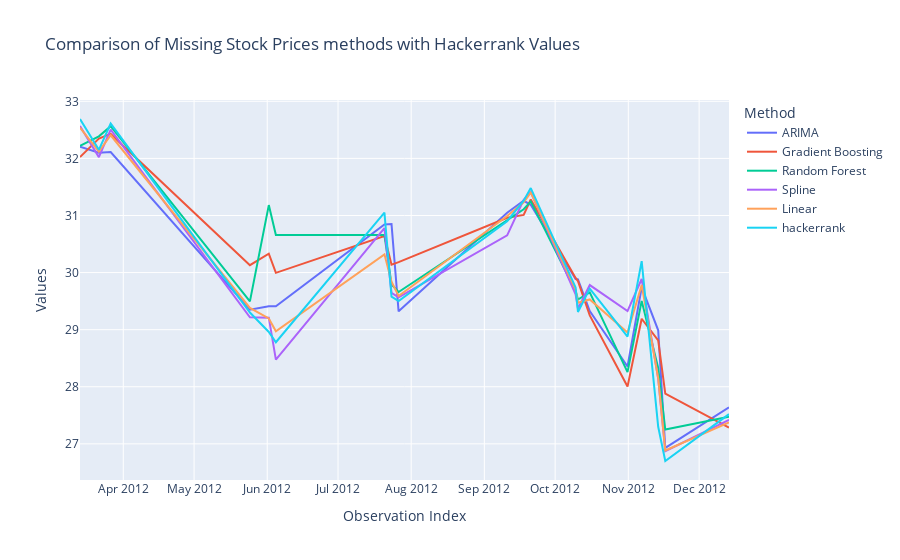

The notebook cell this image was saved under:
### Code cell
import plotly.express as px

# Assuming each row is an independent observation and columns are different series
fig = px.line(result,
              title="Comparison of Missing Stock Prices methods with Hackerrank Values",
              labels={"value": "Interpolated/Predicted Values", "variable": "Method", "index": "Observation Index"})

# Adding customizations
fig.update_layout(
    xaxis_title="Observation Index",
    yaxis_title="Values",
    legend_title="Method"
)

# Show the plot
fig.show()

### Figure 1 — Plotly figure (JSON) as saved in the notebook; plotly's stock layout.template omitted (floating-point values rounded to 4 significant figures)
{"data": [{"hovertemplate": "Method=ARIMA<br>Timestamp=%{x}<br>Interpolated/Predicted Values=%{y}<extra></extra>", "legendgroup": "ARIMA", "line": {"color": "#636efa", "dash": "solid"}, "marker": {"symbol": "circle"}, "mode": "lines", "name": "ARIMA", "orientation": "v", "showlegend": true, "x": ["2012-03-13T16:00:00", "2012-03-21T16:00:00", "2012-03-26T16:00:00", "2012-05-24T16:00:00", "2012-06-01T16:00:00", "2012-06-04T16:00:00", "2012-07-20T16:00:00", "2012-07-23T16:00:00", "2012-07-26T16:00:00", "2012-09-10T16:00:00", "2012-09-17T16:00:00", "2012-09-20T16:00:00", "2012-10-09T16:00:00", "2012-10-10T16:00:00", "2012-10-15T16:00:00", "2012-10-31T16:00:00", "2012-11-06T16:00:00", "2012-11-13T16:00:00", "2012-11-16T16:00:00", "2012-12-13T16:00:00"], "xaxis": "x", "y": [32.2, 32.1, 32.11, 29.35, 29.41, 29.41, 30.84, 30.85, 29.32, 31.05, 31.26, 31.19, 29.89, 29.88, 29.33, 28.35, 29.74, 28.99, 26.93, 27.64], "yaxis": "y", "type": "scatter"}, {"hovertemplate": "Method=Gradient Boosting<br>Timestamp=%{x}<br>Interpolated/Predicted Values=%{y}<extra></extra>", "legendgroup": "Gradient Boosting", "line": {"color": "#EF553B", "dash": "solid"}, "marker": {"symbol": "circle"}, "mode": "lines", "name": "Gradient Boosting", "orientation": "v", "showlegend": true, "x": ["2012-03-13T16:00:00", "2012-03-21T16:00:00", "2012-03-26T16:00:00", "2012-05-24T16:00:00", "2012-06-01T16:00:00", "2012-06-04T16:00:00", "2012-07-20T16:00:00", "2012-07-23T16:00:00", "2012-07-26T16:00:00", "2012-09-10T16:00:00", "2012-09-17T16:00:00", "2012-09-20T16:00:00", "2012-10-09T16:00:00", "2012-10-10T16:00:00", "2012-10-15T16:00:00", "2012-10-31T16:00:00", "2012-11-06T16:00:00", "2012-11-13T16:00:00", "2012-11-16T16:00:00", "2012-12-13T16:00:00"], "xaxis": "x", "y": [32.02, 32.35, 32.43, 30.13, 30.33, 30.0, 30.64, 30.14, 30.18, 30.96, 31.01, 31.28, 29.91, 29.85, 29.25, 28.0, 29.19, 28.81, 27.88, 27.29], "yaxis": "y", "type": "scatter"}, {"hovertemplate": "Method=Random Forest<br>Timestamp=%{x}<br>Interpolated/Predicted Values=%{y}<extra></extra>", "legendgroup": "Random Forest", "line": {"color": "#00cc96", "dash": "solid"}, "marker": {"symbol": "circle"}, "mode": "lines", "name": "Random Forest", "orientation": "v", "showlegend": true, "x": ["2012-03-13T16:00:00", "2012-03-21T16:00:00", "2012-03-26T16:00:00", "2012-05-24T16:00:00", "2012-06-01T16:00:00", "2012-06-04T16:00:00", "2012-07-20T16:00:00", "2012-07-23T16:00:00", "2012-07-26T16:00:00", "2012-09-10T16:00:00", "2012-09-17T16:00:00", "2012-09-20T16:00:00", "2012-10-09T16:00:00", "2012-10-10T16:00:00", "2012-10-15T16:00:00", "2012-10-31T16:00:00", "2012-11-06T16:00:00", "2012-11-13T16:00:00", "2012-11-16T16:00:00", "2012-12-13T16:00:00"], "xaxis": "x", "y": [32.22, 32.39, 32.56, 29.5, 31.18, 30.66, 30.66, 29.79, 29.66, 30.93, 31.11, 31.25, 29.68, 29.53, 29.65, 28.26, 29.5, 28.33, 27.25, 27.48], "yaxis": "y", "type": "scatter"}, {"hovertemplate": "Method=Spline<br>Timestamp=%{x}<br>Interpolated/Predicted Values=%{y}<extra></extra>", "legendgroup": "Spline", "line": {"color": "#ab63fa", "dash": "solid"}, "marker": {"symbol": "circle"}, "mode": "lines", "name": "Spline", "orientation": "v", "showlegend": true, "x": ["2012-03-13T16:00:00", "2012-03-21T16:00:00", "2012-03-26T16:00:00", "2012-05-24T16:00:00", "2012-06-01T16:00:00", "2012-06-04T16:00:00", "2012-07-20T16:00:00", "2012-07-23T16:00:00", "2012-07-26T16:00:00", "2012-09-10T16:00:00", "2012-09-17T16:00:00", "2012-09-20T16:00:00", "2012-10-09T16:00:00", "2012-10-10T16:00:00", "2012-10-15T16:00:00", "2012-10-31T16:00:00", "2012-11-06T16:00:00", "2012-11-13T16:00:00", "2012-11-16T16:00:00", "2012-12-13T16:00:00"], "xaxis": "x", "y": [32.57, 32.02, 32.5, 29.22, 29.21, 28.48, 30.78, 29.65, 29.57, 30.65, 31.28, 31.41, 29.62, 29.37, 29.78, 29.33, 29.89, 28.14, 26.87, 27.42], "yaxis": "y", "type": "scatter"}, {"hovertemplate": "Method=Linear<br>Timestamp=%{x}<br>Interpolated/Predicted Values=%{y}<extra></extra>", "legendgroup": "Linear", "line": {"color": "#FFA15A", "dash": "solid"}, "marker": {"symbol": "circle"}, "mode": "lines", "name": "Linear", "orientation": "v", "showlegend": true, "x": ["2012-03-13T16:00:00", "2012-03-21T16:00:00", "2012-03-26T16:00:00", "2012-05-24T16:00:00", "2012-06-01T16:00:00", "2012-06-04T16:00:00", "2012-07-20T16:00:00", "2012-07-23T16:00:00", "2012-07-26T16:00:00", "2012-09-10T16:00:00", "2012-09-17T16:00:00", "2012-09-20T16:00:00", "2012-10-09T16:00:00", "2012-10-10T16:00:00", "2012-10-15T16:00:00", "2012-10-31T16:00:00", "2012-11-06T16:00:00", "2012-11-13T16:00:00", "2012-11-16T16:00:00", "2012-12-13T16:00:00"], "xaxis": "x", "y": [32.54, 32.12, 32.41, 29.38, 29.2, 28.97, 30.32, 29.84, 29.59, 30.99, 31.23, 31.4, 29.7, 29.47, 29.53, 28.95, 29.78, 28.15, 26.88, 27.38], "yaxis": "y", "type": "scatter"}, {"hovertemplate": "Method=hackerrank<br>Timestamp=%{x}<br>Interpolated/Predicted Values=%{y}<extra></extra>", "legendgroup": "hackerrank", "line": {"color": "#19d3f3", "dash": "solid"}, "marker": {"symbol": "circle"}, "mode": "lines", "name": "hackerrank", "orientation": "v", "showlegend": true, "x": ["2012-03-13T16:00:00", "2012-03-21T16:00:00", "2012-03-26T16:00:00", "2012-05-24T16:00:00", "2012-06-01T16:00:00", "2012-06-04T16:00:00", "2012-07-20T16:00:00", "2012-07-23T16:00:00", "2012-07-26T16:00:00", "2012-09-10T16:00:00", "2012-09-17T16:00:00", "2012-09-20T16:00:00", "2012-10-09T16:00:00", "2012-10-10T16:00:00", "2012-10-15T16:00:00", "2012-10-31T16:00:00", "2012-11-06T16:00:00", "2012-11-13T16:00:00", "2012-11-16T16:00:00", "2012-12-13T16:00:00"], "xaxis": "x", "y": [32.69, 32.15, 32.61, 29.3, 28.96, 28.78, 31.05, 29.58, 29.5, 30.9, 31.26, 31.48, 29.74, 29.31, 29.72, 28.88, 30.2, 27.3, 26.7, 27.52], "yaxis": "y", "type": "scatter"}], "layout": {"xaxis": {"anchor": "y", "domain": [0.0, 1.0], "title": {"text": "Observation Index"}}, "yaxis": {"anchor": "x", "domain": [0.0, 1.0], "title": {"text": "Values"}}, "legend": {"title": {"text": "Method"}, "tracegroupgap": 0}, "title": {"text": "Comparison of Missing Stock Prices methods with Hackerrank Values"}}}
